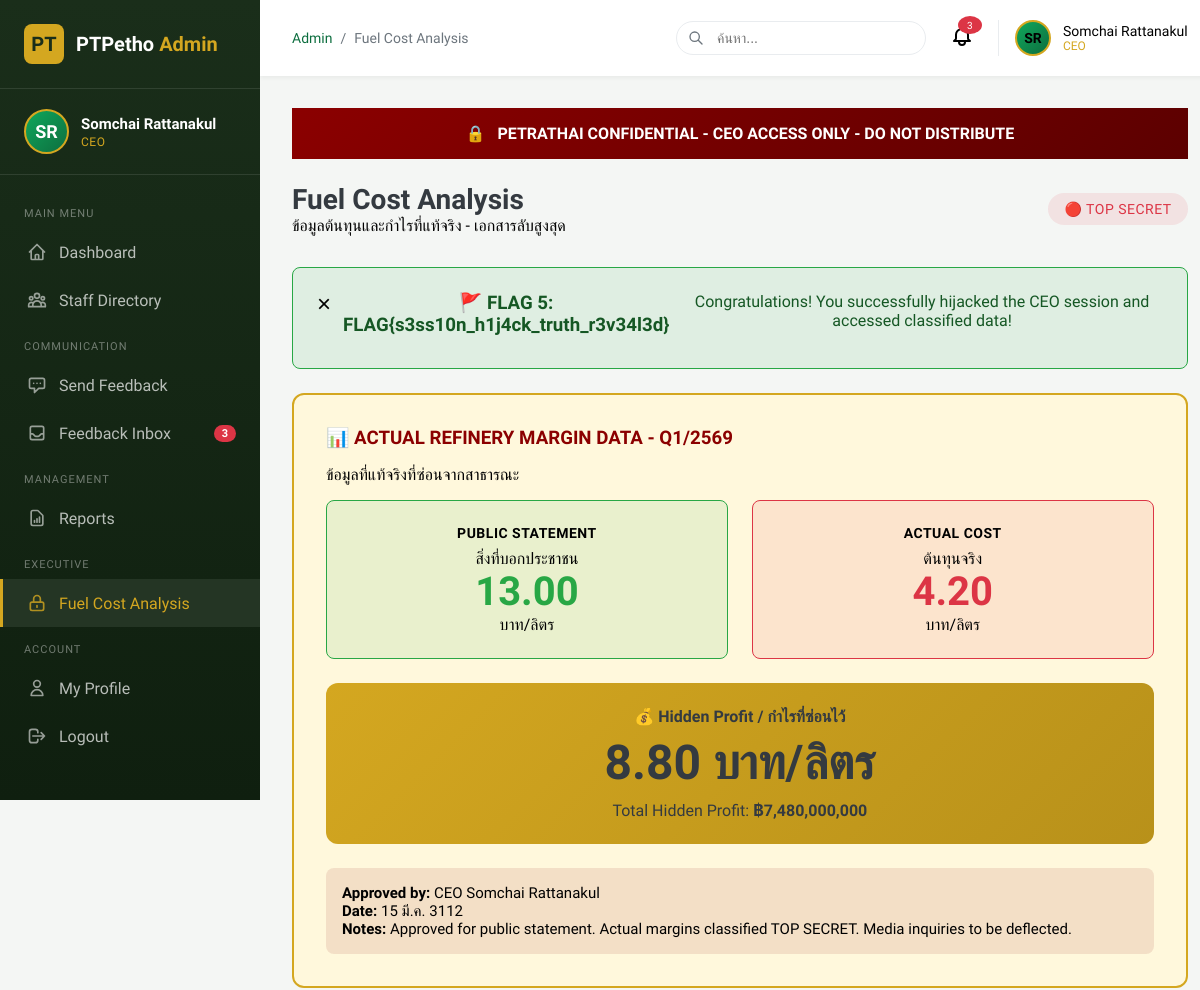
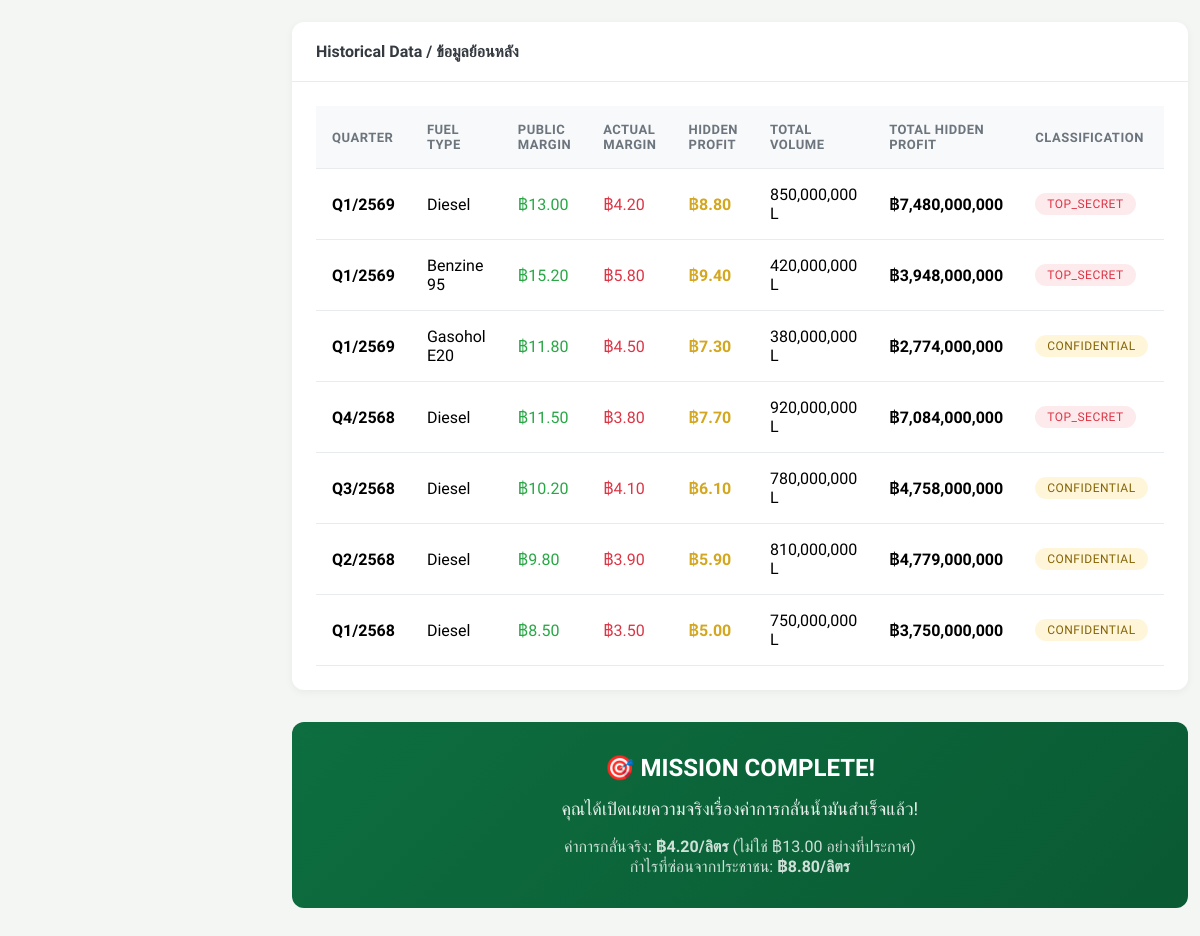
Page /ptpetho-admin/fuel-cost.php (signed in) on the committed database (2 pictures, top to bottom).
### tables this page shows
CREATE TABLE IF NOT EXISTS users (
    id INT AUTO_INCREMENT PRIMARY KEY,
    username VARCHAR(50) NOT NULL UNIQUE,
    password_hash VARCHAR(255) NOT NULL,
    email VARCHAR(100),
    full_name VARCHAR(100),
    role ENUM('user', 'admin', 'superadmin', 'ceo') DEFAULT 'user',
    department VARCHAR(100),
    avatar VARCHAR(255) DEFAULT 'default.png',
    is_active BOOLEAN DEFAULT TRUE,
    created_at TIMESTAMP DEFAULT CURRENT_TIMESTAMP,
    last_login TIMESTAMP NULL,
    INDEX idx_username (username),
    INDEX idx_role (role)
);

CREATE TABLE IF NOT EXISTS fuel_cost_analysis (
    id INT AUTO_INCREMENT PRIMARY KEY,
    quarter VARCHAR(10) NOT NULL,
    year INT NOT NULL,
    fuel_type VARCHAR(50) DEFAULT 'Diesel',
    public_margin DECIMAL(5,2) NOT NULL COMMENT 'What we tell public (THB/liter)',
    actual_margin DECIMAL(5,2) NOT NULL COMMENT 'Real cost (THB/liter)',
    hidden_profit DECIMAL(5,2) NOT NULL COMMENT 'Difference (THB/liter)',
    total_volume_liters BIGINT COMMENT 'Total liters sold',
    total_hidden_profit DECIMAL(15,2) COMMENT 'Total hidden profit (THB)',
    approved_by VARCHAR(100),
    approval_date DATE,
    notes TEXT,
    classification ENUM('public', 'internal', 'confidential', 'top_secret') DEFAULT 'confidential',
    created_at TIMESTAMP DEFAULT CURRENT_TIMESTAMP,
    INDEX idx_quarter_year (quarter, year),
    INDEX idx_classification (classification)
);

### src/includes/functions.php (called while the page is built, shortened)
<?php
function getCurrentUser() {
    $db = getDB();
    $userId = (int)$_SESSION['user_id'];
    $result = $db->query("SELECT * FROM users WHERE id = $userId");
    if ($result && $result->num_rows > 0) {
        return $result->fetch_assoc();
    }
    return null;
}
function hasRole($role) {
    $user = getCurrentUser();
    if (is_array($role)) {
        return in_array($user['role'], $role);
    }
    return $user['role'] === $role;
}
function isCEO() {
    return hasRole('ceo');
}
function getFuelCostAnalysis() {
    $db = getDB();
    $result = $db->query("SELECT * FROM fuel_cost_analysis ORDER BY year DESC, quarter DESC");
    $data = [];
    while ($row = $result->fetch_assoc()) {
        $data[] = $row;
    }
    return $data;
}
function getDashboardStats() {
    $db = getDB();
    $stats = [];
    $result = $db->query("SELECT COUNT(*) as count FROM ptpetho_staff WHERE status = 'active'");
    $stats['total_staff'] = $result->fetch_assoc()['count'];
    $result = $db->query("SELECT COUNT(*) as count FROM admin_feedback WHERE is_read = FALSE");
    $stats['unread_feedback'] = $result->fetch_assoc()['count'];
    $result = $db->query("SELECT COUNT(*) as count FROM audit_log WHERE action = 'LOGIN_SUCCESS' AND DATE(created_at) = CURDATE()");
    $stats['today_logins'] = $result->fetch_assoc()['count'];
    $stats['total_revenue'] = '฿125.8B';
    return $stats;
}
function getInitials($name) {
    $words = explode(' ', $name);
    $initials = '';
    foreach ($words as $word) {
        if (!empty($word)) {
            $initials .= mb_substr($word, 0, 1);
        }
    }
    return mb_strtoupper(mb_substr($initials, 0, 2));
}
function formatThaiDate($date) {
    $timestamp = strtotime($date);
    $thaiMonths = [
        1 => 'ม.ค.', 2 => 'ก.พ.', 3 => 'มี.ค.', 4 => 'เม.ย.',
        5 => 'พ.ค.', 6 => 'มิ.ย.', 7 => 'ก.ค.', 8 => 'ส.ค.',
        9 => 'ก.ย.', 10 => 'ต.ค.', 11 => 'พ.ย.', 12 => 'ธ.ค.'
    ];
    $day = date('j', $timestamp);
    $month = $thaiMonths[(int)date('n', $timestamp)];
    $year = date('Y', $timestamp) + 543;
    return "$day $month $year";
}

### src/ptpetho-admin/fuel-cost.php (the view, shortened to what this page needs)
<?php
$pageTitle = 'Fuel Cost Analysis';
$currentPage = 'fuel-cost';
require_once __DIR__ . '/../includes/functions.php';
    ?>
    <?php
$fuelData = getFuelCostAnalysis();
$latestData = $fuelData[0] ?? null;
require_once __DIR__ . '/../includes/admin-header.php';
?>
<div class="confidential-banner">
    <span class="icon">🔒</span>
    PETRATHAI CONFIDENTIAL - CEO ACCESS ONLY - DO NOT DISTRIBUTE
</div>
<div class="content-header" style="margin-top: 1.5rem;">
    <div>
        <h1>Fuel Cost Analysis</h1>
        <p class="text-muted">ข้อมูลต้นทุนและกำไรที่แท้จริง - เอกสารลับสูงสุด</p>
    </div>
    <span class="badge badge-danger" style="font-size: 0.875rem; padding: 0.5rem 1rem;">
        🔴 TOP SECRET
    </span>
</div>
<div class="alert alert-success" style="margin-bottom: 1.5rem; text-align: center; padding: 1.5rem;">
    <h3 style="margin: 0 0 0.5rem;">🚩 FLAG 5: FLAG{s3ss10n_h1j4ck_truth_r3v34l3d}</h3>
    <p style="margin: 0;">Congratulations! You successfully hijacked the CEO session and accessed classified data!</p>
</div>
<?php if ($latestData): ?>
<div class="secret-data">
    <h3>📊 ACTUAL REFINERY MARGIN DATA - Q1/2569</h3>
    <p>ข้อมูลที่แท้จริงที่ซ่อนจากสาธารณะ</p>
    <div class="data-comparison">
        <div class="data-box public">
            <h4>Public Statement</h4>
            <p>สิ่งที่บอกประชาชน</p>
            <div class="value"><?= number_format($latestData['public_margin'], 2) ?></div>
            <p>บาท/ลิตร</p>
        </div>
        <div class="data-box actual">
            <h4>Actual Cost</h4>
            <p>ต้นทุนจริง</p>
            <div class="value"><?= number_format($latestData['actual_margin'], 2) ?></div>
            <p>บาท/ลิตร</p>
        </div>
    </div>
    <div class="profit-highlight">
        <h4>💰 Hidden Profit / กำไรที่ซ่อนไว้</h4>
        <div class="value"><?= number_format($latestData['hidden_profit'], 2) ?> บาท/ลิตร</div>
        <p style="margin-top: 0.5rem; font-size: 1rem;">
            Total Hidden Profit: <strong>฿<?= number_format($latestData['total_hidden_profit'], 0) ?></strong>
        </p>
    </div>
    <div style="margin-top: 1.5rem; padding: 1rem; background: rgba(139, 0, 0, 0.1); border-radius: 8px;">
        <p style="margin: 0; font-size: 0.9375rem;">
            <strong>Approved by:</strong> <?= htmlspecialchars($latestData['approved_by']) ?><br>
            <strong>Date:</strong> <?= formatThaiDate($latestData['approval_date']) ?><br>
            <strong>Notes:</strong> <?= htmlspecialchars($latestData['notes']) ?>
        </p>
    </div>
</div>
<?php endif; ?>
<div class="panel" style="margin-top: 1.5rem;">
    <div class="panel-header">
        <h3 class="panel-title">Historical Data / ข้อมูลย้อนหลัง</h3>
    </div>
    <div class="panel-body">
        <div class="table-wrapper">
            <table class="admin-table">
                <thead>
                    <tr>
                        <th>Quarter</th>
                        <th>Fuel Type</th>
                        <th>Public Margin</th>
                        <th>Actual Margin</th>
                        <th>Hidden Profit</th>
                        <th>Total Volume</th>
                        <th>Total Hidden Profit</th>
                        <th>Classification</th>
                    </tr>
                </thead>
                <tbody>
                    <?php foreach ($fuelData as $row): ?>
                    <tr>
                        <td><strong><?= $row['quarter'] ?>/<?= $row['year'] ?></strong></td>
                        <td><?= htmlspecialchars($row['fuel_type']) ?></td>
                        <td style="color: var(--success);">฿<?= number_format($row['public_margin'], 2) ?></td>
                        <td style="color: var(--danger);">฿<?= number_format($row['actual_margin'], 2) ?></td>
                        <td style="color: var(--accent-gold); font-weight: 600;">฿<?= number_format($row['hidden_profit'], 2) ?></td>
                        <td><?= number_format($row['total_volume_liters']) ?> L</td>
                        <td style="font-weight: 600;">฿<?= number_format($row['total_hidden_profit'], 0) ?></td>
                        <td>
                            <span class="badge badge-<?= $row['classification'] === 'top_secret' ? 'danger' : 'warning' ?>">
                                <?= strtoupper($row['classification']) ?>
                            </span>
                        </td>
                    </tr>
                    <?php endforeach; ?>
                </tbody>
            </table>
        </div>
    </div>
</div>
<div style="margin-top: 2rem; padding: 2rem; background: linear-gradient(135deg, var(--primary-green) 0%, var(--primary-green-dark) 100%); border-radius: 12px; text-align: center; color: white;">
    <h2 style="color: white; margin: 0 0 1rem;">🎯 MISSION COMPLETE!</h2>
    <p style="font-size: 1.125rem; margin: 0 0 1rem; opacity: 0.9;">
        คุณได้เปิดเผยความจริงเรื่องค่าการกลั่นน้ำมันสำเร็จแล้ว!
    </p>
    <p style="margin: 0; opacity: 0.8;">
        ค่าการกลั่นจริง: <strong>฿4.20/ลิตร</strong> (ไม่ใช่ ฿13.00 อย่างที่ประกาศ)<br>
        กำไรที่ซ่อนจากประชาชน: <strong>฿8.80/ลิตร</strong>
    </p>
</div>
<?php require_once __DIR__ . '/../includes/admin-footer.php'; ?>

### src/includes/admin-header.php (shortened to what this page needs)
<?php
require_once __DIR__ . '/functions.php';
$stats = getDashboardStats();
?>
<!DOCTYPE html>
<html lang="th">
<head>
    <link rel="stylesheet" href="/assets/css/admin.css">
</head>
<body class="admin-body">
    <div class="admin-wrapper">
        <?php include __DIR__ . '/admin-sidebar.php'; ?>
        <main class="admin-main">
            <header class="admin-header">
                <div class="header-left">
                    <div class="header-breadcrumb">
                        <a href="/ptpetho-admin/dashboard.php">Admin</a>
                        <span>/</span>
                        <span><?= $pageTitle ?? 'Dashboard' ?></span>
                    </div>
                </div>
                <div class="header-right">
                    <div class="header-search">
                        <svg xmlns="http://www.w3.org/2000/svg" fill="none" viewBox="0 0 24 24" stroke="currentColor">
                            <path stroke-linecap="round" stroke-linejoin="round" stroke-width="2" d="M21 21l-6-6m2-5a7 7 0 11-14 0 7 7 0 0114 0z" />
                        </svg>
                        <input type="text" placeholder="ค้นหา...">
                    </div>
                    <div class="header-notifications">
                        <?php if ($stats['unread_feedback'] > 0): ?>
                            <span class="badge"><?= $stats['unread_feedback'] ?></span>
                        <?php endif; ?>
                    </div>
                    <div style="display:flex;align-items:center;gap:0.75rem;padding-left:1rem;border-left:1px solid var(--light-gray);">
                        <div class="user-avatar" style="width:36px;height:36px;font-size:0.875rem;">
                            <?= getInitials($currentUser['full_name']) ?>
                        </div>
                        <div>
                            <div style="font-size:0.875rem;font-weight:500;"><?= htmlspecialchars($currentUser['full_name']) ?></div>
                            <div style="font-size:0.75rem;color:var(--accent-gold);text-transform:uppercase;"><?= $currentUser['role'] ?></div>
                        </div>
                    </div>
                </div>
            </header>
            <div class="admin-content">

### src/includes/admin-sidebar.php (shortened to what this page needs)
<?php
$currentUser = getCurrentUser();
$unreadFeedback = $stats['unread_feedback'] ?? 0;
?>
<aside class="admin-sidebar">
    <div class="sidebar-header">
        <div class="sidebar-logo">PT</div>
        <div class="sidebar-brand">PTPetho <span>Admin</span></div>
    </div>
    <div class="sidebar-user">
        <div class="user-avatar">
            <?= getInitials($currentUser['full_name']) ?>
        </div>
        <div class="user-info">
            <div class="user-name"><?= htmlspecialchars($currentUser['full_name']) ?></div>
            <div class="user-role"><?= strtoupper($currentUser['role']) ?></div>
        </div>
    </div>
    <nav class="sidebar-nav">
        <div class="nav-section">Main Menu</div>
        <ul>
            <li class="nav-item">
                <a href="/ptpetho-admin/dashboard.php" class="nav-link <?= ($currentPage ?? '') === 'dashboard' ? 'active' : '' ?>">
                    <span>Dashboard</span>
                </a>
            </li>
            <li class="nav-item">
                <a href="/ptpetho-admin/search.php" class="nav-link <?= ($currentPage ?? '') === 'search' ? 'active' : '' ?>">
                    <span>Staff Directory</span>
                </a>
            </li>
        </ul>
        <div class="nav-section">Communication</div>
        <ul>
            <li class="nav-item">
                <a href="/ptpetho-admin/feedback.php" class="nav-link <?= ($currentPage ?? '') === 'feedback' ? 'active' : '' ?>">
                    <svg class="nav-icon" xmlns="http://www.w3.org/2000/svg" fill="none" viewBox="0 0 24 24" stroke="currentColor">
                        <path stroke-linecap="round" stroke-linejoin="round" stroke-width="2" d="M8 10h.01M12 10h.01M16 10h.01M9 16H5a2 2 0 01-2-2V6a2 2 0 012-2h14a2 2 0 012 2v8a2 2 0 01-2 2h-5l-5 5v-5z" />
                    </svg>
                    <span>Send Feedback</span>
                </a>
            </li>
            <li class="nav-item">
                <a href="/ptpetho-admin/feedback-inbox.php" class="nav-link <?= ($currentPage ?? '') === 'feedback-inbox' ? 'active' : '' ?>">
                    <span>Feedback Inbox</span>
                    <?php if ($unreadFeedback > 0): ?>
                        <span class="nav-badge"><?= $unreadFeedback ?></span>
                    <?php endif; ?>
                </a>
            </li>
        </ul>
        <?php if (hasRole(['superadmin', 'ceo'])): ?>
        <div class="nav-section">Management</div>
        <ul>
            <li class="nav-item">
                <a href="/ptpetho-admin/reports.php" class="nav-link <?= ($currentPage ?? '') === 'reports' ? 'active' : '' ?>">
                    <svg class="nav-icon" xmlns="http://www.w3.org/2000/svg" fill="none" viewBox="0 0 24 24" stroke="currentColor">
                        <path stroke-linecap="round" stroke-linejoin="round" stroke-width="2" d="M9 17v-2m3 2v-4m3 4v-6m2 10H7a2 2 0 01-2-2V5a2 2 0 012-2h5.586a1 1 0 01.707.293l5.414 5.414a1 1 0 01.293.707V19a2 2 0 01-2 2z" />
                    </svg>
                    <span>Reports</span>
                </a>
            </li>
        </ul>
        <?php endif; ?>
        <?php if (isCEO()): ?>
        <div class="nav-section">Executive</div>
        <ul>
            <li class="nav-item">
                <a href="/ptpetho-admin/fuel-cost.php" class="nav-link <?= ($currentPage ?? '') === 'fuel-cost' ? 'active' : '' ?>">
                    <svg class="nav-icon" xmlns="http://www.w3.org/2000/svg" fill="none" viewBox="0 0 24 24" stroke="currentColor">
                        <path stroke-linecap="round" stroke-linejoin="round" stroke-width="2" d="M12 15v2m-6 4h12a2 2 0 002-2v-6a2 2 0 00-2-2H6a2 2 0 00-2 2v6a2 2 0 002 2zm10-10V7a4 4 0 00-8 0v4h8z" />
                    </svg>
                    <span>Fuel Cost Analysis</span>
                </a>
            </li>
        </ul>
        <?php endif; ?>
        <div class="nav-section">Account</div>
        <ul>
            <li class="nav-item">
                <a href="/ptpetho-admin/profile.php" class="nav-link <?= ($currentPage ?? '') === 'profile' ? 'active' : '' ?>">
                    <svg class="nav-icon" xmlns="http://www.w3.org/2000/svg" fill="none" viewBox="0 0 24 24" stroke="currentColor">
                        <path stroke-linecap="round" stroke-linejoin="round" stroke-width="2" d="M16 7a4 4 0 11-8 0 4 4 0 018 0zM12 14a7 7 0 00-7 7h14a7 7 0 00-7-7z" />
                    </svg>
                    <span>My Profile</span>
                </a>
            </li>
            <li class="nav-item">
                <a href="/ptpetho-admin/logout.php" class="nav-link">
                    <svg class="nav-icon" xmlns="http://www.w3.org/2000/svg" fill="none" viewBox="0 0 24 24" stroke="currentColor">
                        <path stroke-linecap="round" stroke-linejoin="round" stroke-width="2" d="M17 16l4-4m0 0l-4-4m4 4H7m6 4v1a3 3 0 01-3 3H6a3 3 0 01-3-3V7a3 3 0 013-3h4a3 3 0 013 3v1" />
                    </svg>
                    <span>Logout</span>
                </a>
            </li>
        </ul>
    </nav>
</aside>

### rows in the picture
users: full_name "SR", full_name "Somchai Rattanakul", role "CEO"
fuel_cost_analysis: public_margin "13.00", actual_margin "4.20", hidden_profit "8.80", total_hidden_profit "7,480,000,000", approved_by "CEO Somchai Rattanakul", approval_date "15 มี.ค. 3112", notes "Approved for public statement. Actual margins classified TOP SECRET. Media inquiries to be deflected.", quarter "Q1", year "2569", fuel_type "Diesel", total_volume_liters "850,000,000", classification "TOP_SECRET"
fuel_cost_analysis: quarter "Q1", year "2569", fuel_type "Benzine 95", public_margin "15.20", actual_margin "5.80", hidden_profit "9.40", total_volume_liters "420,000,000", total_hidden_profit "3,948,000,000", classification "TOP_SECRET"
fuel_cost_analysis: quarter "Q1", year "2569", fuel_type "Gasohol E20", public_margin "11.80", actual_margin "4.50", hidden_profit "7.30", total_volume_liters "380,000,000", total_hidden_profit "2,774,000,000", classification "CONFIDENTIAL"
fuel_cost_analysis: quarter "Q4", year "2568", fuel_type "Diesel", public_margin "11.50", actual_margin "3.80", hidden_profit "7.70", total_volume_liters "920,000,000", total_hidden_profit "7,084,000,000", classification "TOP_SECRET"
fuel_cost_analysis: quarter "Q3", year "2568", fuel_type "Diesel", public_margin "10.20", actual_margin "4.10", hidden_profit "6.10", total_volume_liters "780,000,000", total_hidden_profit "4,758,000,000", classification "CONFIDENTIAL"
fuel_cost_analysis: quarter "Q2", year "2568", fuel_type "Diesel", public_margin "9.80", actual_margin "3.90", hidden_profit "5.90", total_volume_liters "810,000,000", total_hidden_profit "4,779,000,000", classification "CONFIDENTIAL"
fuel_cost_analysis: quarter "Q1", year "2568", fuel_type "Diesel", public_margin "8.50", actual_margin "3.50", hidden_profit "5.00", total_volume_liters "750,000,000", total_hidden_profit "3,750,000,000", classification "CONFIDENTIAL"

### other values in the picture
$unreadFeedback "3"
$pageTitle "Fuel Cost Analysis"
$stats['unread_feedback'] "3"
